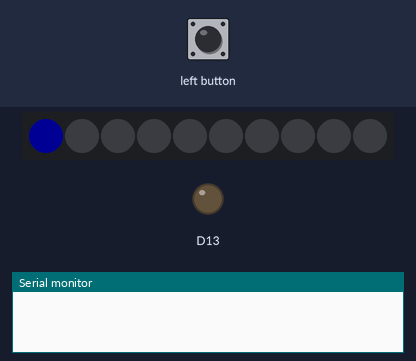
The sketch below on a simulated Adafruit Circuit Playground Express. Shown: 10 RGB LEDs in strip order, left to right, output pins drawn as LEDs (lit = HIGH), the last lines printed to the serial monitor. The test bench sets the inputs (shaded band). Dim RGB values are drawn brighter than linear.

Above: at 1.1 s.
2.8 s: left button pressed for 1 s
At 5.7 s:
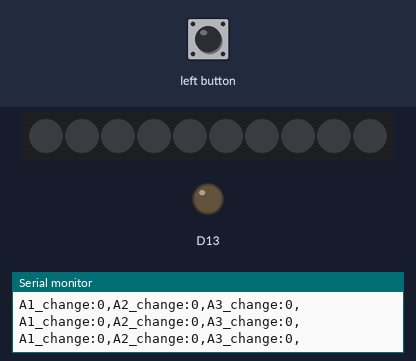
6.0 s: left button pressed for 3.2 s
12.2 s: left button pulsed HIGH 5 times (0.12 s each, 0.3 s apart)
Timing chart, 0 to 15.2 s (numbered marks = the images above; inputs shaded):
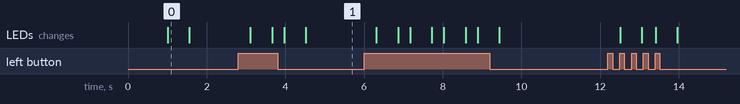

Measured:
- what the display in image 0 shows lasts 0.6 s, from 1.0 s to 1.6 s

The sketch:

cap_sense_circuit_playground_express.ino
```cpp
#include <Adafruit_CircuitPlayground.h>

// ===== Change these to test =====
const int NUM_PADS   = 3;     // 1 to 7: uses pads A1, A2, A3... in order
const int NOISE      = 35;    // ignore changes smaller than this (no sound)
const int FULL_TOUCH = 150;   // change at a full touch: check the Serial Plotter
const int SLOWEST    = 600;   // ms between beeps when hand is far
const int FASTEST    = 60;    // ms between beeps at full touch
const int SAMPLES    = 4;     // readings averaged each time
const float SMOOTHING = 0.6;  // 0.1 = very smooth/slow, 1.0 = no smoothing


// ================================

const uint8_t  allPads[7]  = {A1, A2, A3, A4, A5, A6, A7};
const char*    padNames[7] = {"A1", "A2", "A3", "A4", "A5", "A6", "A7"};
const uint16_t notes[7]    = {262, 294, 330, 349, 392, 440, 494};  // C D E F G A B

uint16_t baseline[7];
float    smoothed[7];
unsigned long lastBeep[7];

// Average several quick readings from one pad
uint16_t readPad(int i) {
  uint32_t total = 0;
  for (int s = 0; s < SAMPLES; s++) {
    total += CircuitPlayground.readCap(allPads[i]);
  }
  return total / SAMPLES;
}

// Measure each pad's resting value (don't touch anything!)
void calibrate() {
  CircuitPlayground.setPixelColor(0, 0, 0, 255);  // blue = measuring

  for (int w = 0; w < 5; w++) {                   // warm-up
    for (int i = 0; i < NUM_PADS; i++) readPad(i);
    delay(20);
  }

  for (int i = 0; i < NUM_PADS; i++) {            // average 20 readings
    uint32_t total = 0;
    for (int s = 0; s < 20; s++) {
      total += readPad(i);
      delay(5);
    }
    baseline[i] = total / 20;
    smoothed[i] = baseline[i];
    lastBeep[i] = 0;
  }

  CircuitPlayground.clearPixels();                // light off = ready
}

void setup() {
  Serial.begin(9600);
  CircuitPlayground.begin();
  delay(1000);
  calibrate();
}

void loop() {
  // Press button A (left) to re-measure the base
  if (CircuitPlayground.leftButton()) {
    delay(300);
    calibrate();
  }

  for (int i = 0; i < NUM_PADS; i++) {
    // Read and smooth
    uint16_t reading = readPad(i);
    smoothed[i] = smoothed[i] * (1.0 - SMOOTHING) + reading * SMOOTHING;

    // How far above base? This is "how close is the hand"
    int change = (int)smoothed[i] - baseline[i];
    int closeness = constrain(change, 0, FULL_TOUCH);

    // Print for Serial Monitor / Plotter
    Serial.print(padNames[i]);
    Serial.print("_change:");
    Serial.print(change);
    Serial.print(",");

    if (change > NOISE) {
      // Closer = shorter gap between beeps
      int gap = map(closeness, NOISE, FULL_TOUCH, SLOWEST, FASTEST);
      // Closer = higher pitch (up to one octave above the pad's note)
      int pitch = map(closeness, NOISE, FULL_TOUCH, notes[i], notes[i] * 2);

      if (millis() - lastBeep[i] > (unsigned long)gap) {
        CircuitPlayground.playTone(pitch, 40, false);  // short beep, don't wait
        lastBeep[i] = millis();
      }

      // Closer = brighter light (on the pixel next to the pad)
      int brightness = map(closeness, NOISE, FULL_TOUCH, 10, 255);
      CircuitPlayground.setPixelColor(i, brightness, brightness * 0.7, 0);  // mustard
    } else {
      CircuitPlayground.setPixelColor(i, 0, 0, 0);
    }
  }
  Serial.println();
}
```
